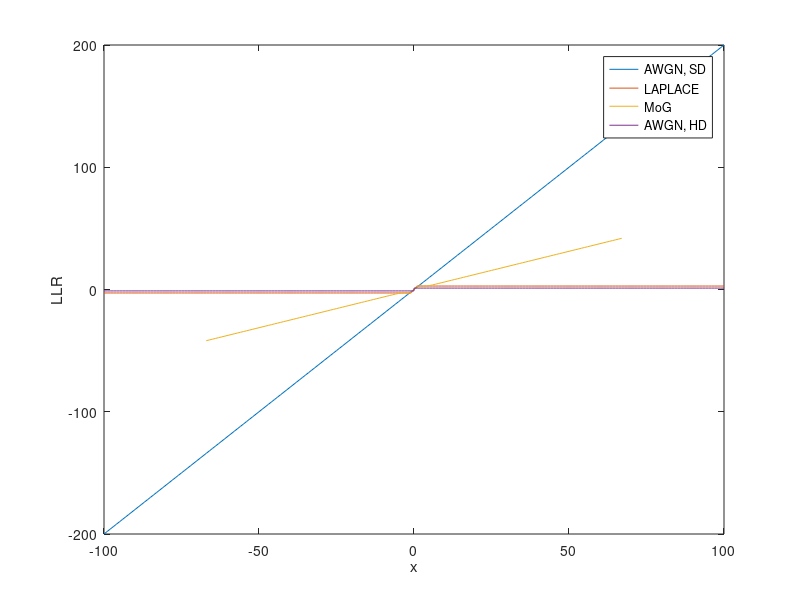

Write the MATLAB code that produced this figure.
sigma_w2 = 1;
xmax = 100;
x = -xmax:xmax; % support (received signal)
x_plus = 0:xmax;
x_min = -xmax:0;
R = 1;
Pbit = qfunc(sqrt(0.5/sigma_w2*R));

%% AWGN, soft decoding
f_awgnsd = 2*x/sigma_w2;

%% AWGN, hard decoding
f_awgnhd_plus = log((1-Pbit)/Pbit)*ones(1, length(x_plus));
f_awgnhd_minus = -log((1-Pbit)/Pbit)*ones(1, length(x_min)-1);
f_awgnhd = [f_awgnhd_minus, f_awgnhd_plus];


%% Laplacian
f_lapl = -sqrt(2)/sqrt(sigma_w2)*(abs(x-1) - abs(x+1));

%% MoG
p_x1 = sqrt(5)/(8*sqrt(2*pi*sigma_w2))*(4/sqrt(2)*exp(-5*(x-1).^2/(4*sigma_w2)) + exp(-5*(x-1).^2/(8*sigma_w2)) + ...
	 1/sqrt(8)*exp(-5*(x-1).^2/(16*sigma_w2)) + 1/4*exp(-5*(x-1).^2/(32*sigma_w2)));
p_x0 = sqrt(5)/(8*sqrt(2*pi*sigma_w2))*(4/sqrt(2)*exp(-5*(x+1).^2/(4*sigma_w2)) + exp(-5*(x+1).^2/(8*sigma_w2)) + ...
	 1/sqrt(8)*exp(-5*(x+1).^2/(16*sigma_w2)) + 1/4*exp(-5*(x+1).^2/(32*sigma_w2)));
f_mog = log(p_x1./p_x0);

%% plot
figure,
plot(x, f_awgnsd, x, f_lapl, x, f_mog), hold on
stairs(x, f_awgnhd)
xlabel('x')
ylabel('LLR')
legend('AWGN, SD', 'LAPLACE', 'MoG', 'AWGN, HD')